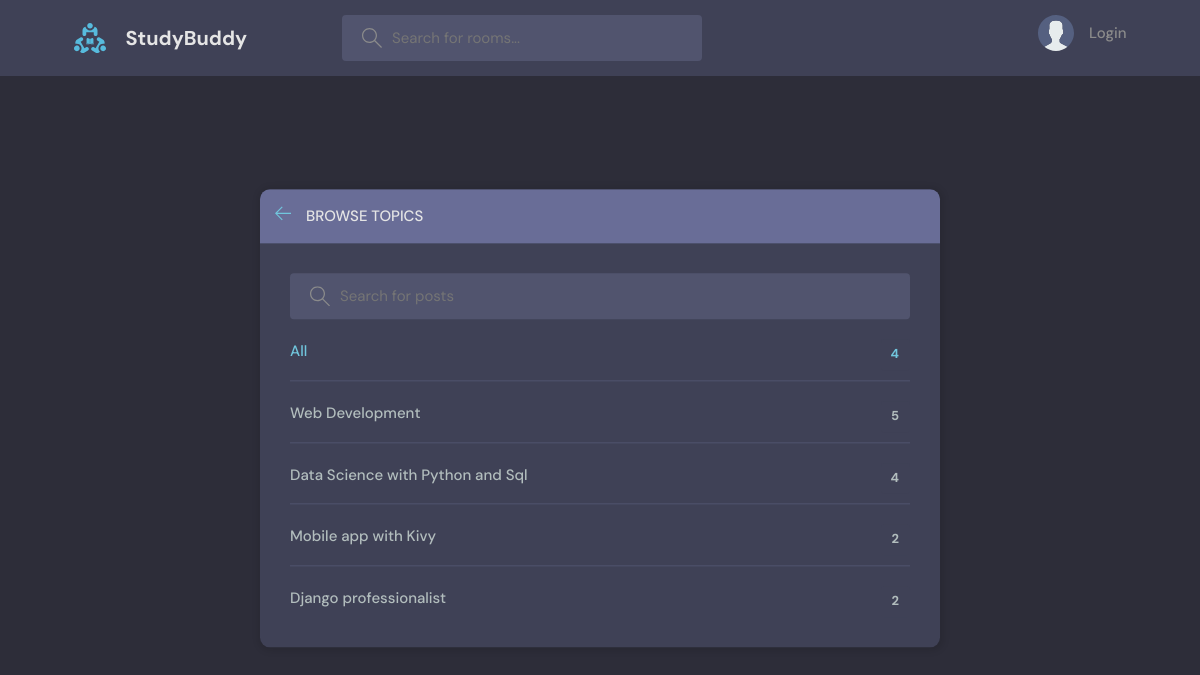
Page /topic/ on the earlier database version.
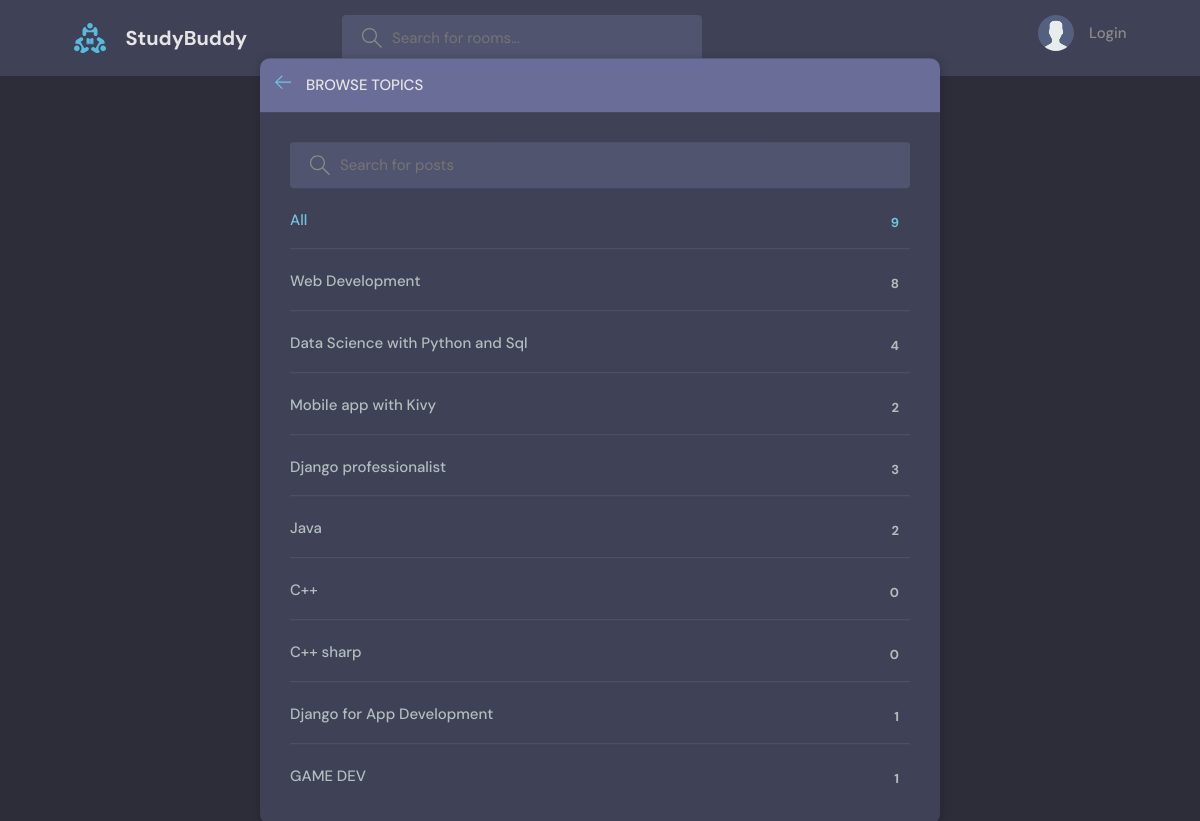
Same page on the later database version.
### baseapp/models.py (models this page shows, shortened)
class Topic(models.Model):
    name = models.CharField(max_length=300)

### baseapp/views.py (the view)
# urls.py: path("topic/", views.TopicPage, name='topic'),
def TopicPage(request):
    q = request.GET.get('q') if request.GET.get('q') != None else ''
    topics = Topic.objects.filter()
    return render(request, 'baseapp/topics.html', {'topics': topics})

### baseapp/templates/baseapp/topics.html (shortened to what this page needs)
{% extends 'main.html' %}
{%block content %}
    <main class="create-room layout">
      <div class="container">
        <div class="layout__box">
          <div class="layout__boxHeader">
            <div class="layout__boxTitle">
              <a href="{%url 'home' %}">
                <svg version="1.1" xmlns="http://www.w3.org/2000/svg" width="32" height="32" viewBox="0 0 32 32">
                  <title>arrow-left</title>
                  <path
                    d="M13.723 2.286l-13.723 13.714 13.719 13.714 1.616-1.611-10.96-10.96h27.625v-2.286h-27.625l10.965-10.965-1.616-1.607z"
                  ></path>
                </svg>
              </a>
              <h3>Browse Topics</h3>
            </div>
          </div>
          <div class="topics-page layout__body">
            <form class="header__search" action="{%url 'home' %}">
              <label>
                <input type="text" name='q' placeholder="Search for posts" />
              </label>
            </form>
            <ul class="topics__list">
              <li>
                <a href="{%url 'topic' %}" class="active">All <span>{{topics.count}}</span></a>
              </li>
              {%for topic in topics %}
              <li>
                <a href="{%url 'home' %}?q={{topic.name}}">{{topic.name}} <span>{{topic.room_set.all.count}}</span></a>
              </li>
              {% endfor %}
            </ul>
          </div>
        </div>
      </div>
    </main>
{%endblock content%}

Differences in the rows shown:
computed for Topic "Web Development": room_set.all.count "5" → "8"
computed for Topic "Django professionalist": room_set.all.count "2" → "3"
added Topic: name "Java", room_set.all.count "2"
added Topic: name "C++", room_set.all.count "0"
added Topic: name "C++ sharp", room_set.all.count "0"
added Topic: name "Django for App Development", room_set.all.count "1"
added Topic: name "GAME DEV", room_set.all.count "1"
Other differences:
{{ topics.count }}: "4" → "9"
